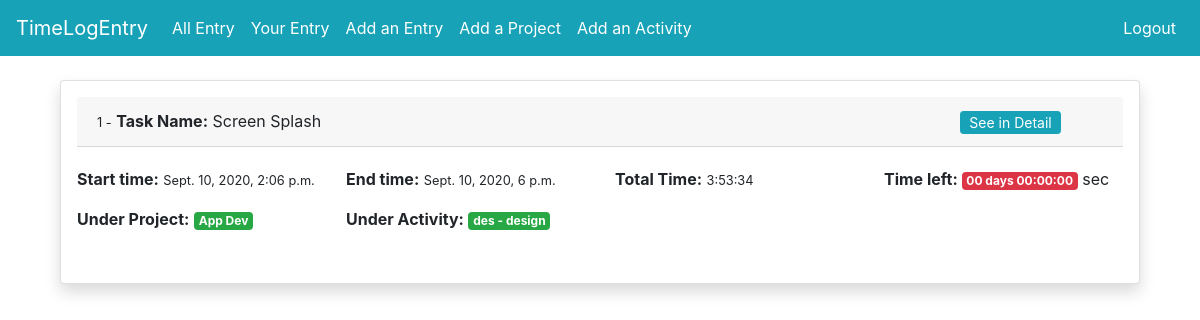
The app's page /log/entry/me (signed in) with its own data.
### core/models.py (models this page shows, shortened)
class Entry(models.Model):
    name = models.CharField(max_length=255)
    start_time = models.DateTimeField(validators=[validate_start_time])
    end_time = models.DateTimeField(validators=[validate_end_time])
    user = models.ForeignKey(
        settings.AUTH_USER_MODEL,
        on_delete=models.CASCADE,
        related_name='user_entries'
    )
    project = models.ForeignKey(
        Project, on_delete=models.CASCADE, related_name='entries')
    activity = models.ForeignKey(
        Activity, on_delete=models.CASCADE, related_name='entries',
        help_text='Activity like Devlopment, Testing..'
    )
    class Meta:
        verbose_name_plural = "Entries"
    def get_absolute_url(self):
        return reverse('core:entry-detail', kwargs={'pk': self.pk})
    @property
    def total_duration(self):
        return self.end_time - self.start_time
    @property
    def format_time_left(self):
        time = self.end_time + timedelta(hours=5, minutes=30)
        return time.strftime("%m/%d/%Y %H:%M:%S")

class Project(models.Model):
    name = models.CharField(max_length=255)
    users = models.ManyToManyField(
        settings.AUTH_USER_MODEL, related_name='user_engage_projects')
    description = models.TextField(blank=True, null=True)
    def __str__(self):
        return self.name

class Activity(models.Model):
    name = models.CharField(max_length=255)
    code = models.CharField(
        max_length=5, unique=True,
        help_text="Enter a short code. For Ex-'Dev' for Development")
    class Meta:
        verbose_name_plural = "Activities"
    def __str__(self):
        return self.code + " - " + self.name

### core/views.py (the view)
# urls.py: path('entry/me', views.UserEntryView.as_view(),
class UserEntryView(LoginRequiredMixin, ListView):
    model = Entry
    template_name = 'pages/home.html'
    def get_queryset(self):
        queryset = super(UserEntryView, self).get_queryset()
        queryset = Entry.objects.filter(user=self.request.user)
        return queryset

### templates/pages/home.html
{% extends 'base/base.html' %} {% block title %} Home Page {% endblock title %}
{% block content %}
<div class="container-fluid">
  {% if user.is_authenticated %}
  {% include 'entry/list.html' with entires=object_list %}
</div>
{% else %}
<div class="alert alert-primary my-4" role="alert">
  <h4 class="text-center">
    Join TimeLogEntry to add entry here. <a href="{% url 'users:login_page' %}">Login</a>
  </h4>
</div>
{% endif %}
</div>
{% endblock content %}

### core/templates/entry/list.html
<div class="entry-list mt-4">
    {% for obj in entires  %}
    <div class="card shadow p-3 mb-3 bg-white rounded">
        <div class="card-header">
            <div class="row">
                <div class="col-12 col-md-10">
                    <small>{{forloop.counter}} -</small>
                    <b>Task Name:</b> {{ obj.name }}
                </div>
                <div class="col-12 col-sm-2 py-0">
                    <a href="{{ obj.get_absolute_url }}" class="btn btn-info btn-sm py-0">See in Detail</a>
                </div>
            </div>
        </div>
        <div class="card-body px-0">
            <div class="row">
                <div class="col-12 col-md-3">
                    <p><b>Start time:</b> <small>{{ obj.start_time }}</small></p>
                </div>
                <div class="col-12 col-md-3">
                    <p><b>End time:</b> <small>{{ obj.end_time }}</small></p>
                </div>
                <div class="col-12 col-md-3">
                    <p><b>Total Time:</b> <small>{{ obj.total_duration }}</small></p>
                </div>
                <div class="col-12 col-md-3">
                    <p><b>Time left: </b><small class="badge badge-danger" id="time-left"
                            data-countdown="{{ obj.format_time_left }}">
                        </small> sec</p>
                </div>
            </div>
            <div class="row">
                <div class="col-12 col-sm-3">
                    <p><b>Under Project:</b> <small class="badge badge-success">{{ obj.project }}</small></p>
                </div>
                <div class="col-12 col-sm-3">
                    <p><b>Under Activity:</b> <small class="badge badge-success">{{ obj.activity }}</small></p>
                </div>
            </div>
        </div>
    </div>
    {% endfor %}
</div>

### records on screen
Entry: name "Screen Splash", start_time "Sept. 10, 2020, 2:06 p.m.", end_time "Sept. 10, 2020, 6 p.m.", total_duration "3:53:34", project "App Dev", activity "des - design"
